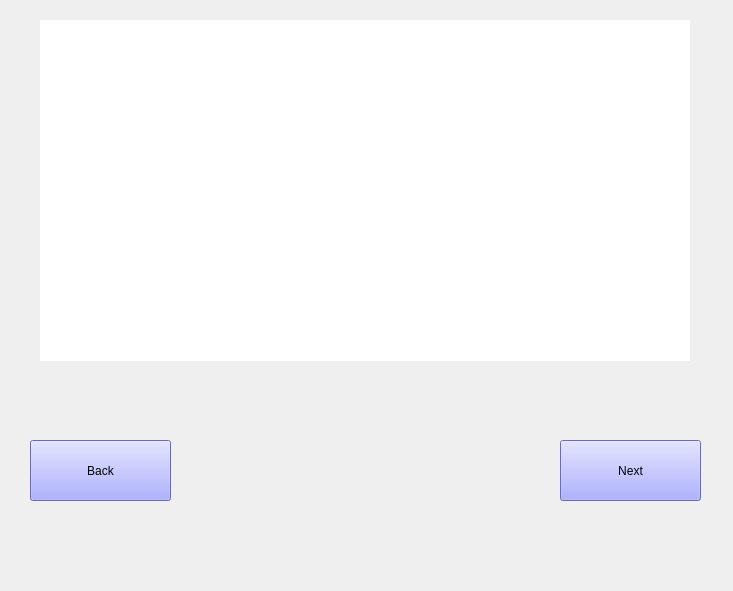
<?xml version="1.0" encoding="UTF-8"?>
<ui version="4.0">
 <class>Form</class>
 <widget class="QWidget" name="Form">
  <property name="geometry">
   <rect>
    <x>0</x>
    <y>0</y>
    <width>733</width>
    <height>591</height>
   </rect>
  </property>
  <property name="windowTitle">
   <string>Form</string>
  </property>
  <widget class="QPushButton" name="bt_prev">
   <property name="geometry">
    <rect>
     <x>30</x>
     <y>440</y>
     <width>141</width>
     <height>61</height>
    </rect>
   </property>
   <property name="styleSheet">
    <string notr="true">font: 18pt &quot;Franklin Gothic Demi&quot;;
background-color: rgb(148, 150, 255);</string>
   </property>
   <property name="text">
    <string>Back</string>
   </property>
  </widget>
  <widget class="QPushButton" name="bt_next">
   <property name="geometry">
    <rect>
     <x>560</x>
     <y>440</y>
     <width>141</width>
     <height>61</height>
    </rect>
   </property>
   <property name="styleSheet">
    <string notr="true">font: 18pt &quot;Franklin Gothic Demi&quot;;
background-color: rgb(148, 150, 255);</string>
   </property>
   <property name="text">
    <string>Next</string>
   </property>
  </widget>
  <widget class="QListWidget" name="listWidget">
   <property name="geometry">
    <rect>
     <x>40</x>
     <y>20</y>
     <width>650</width>
     <height>341</height>
    </rect>
   </property>
   <property name="sizePolicy">
    <sizepolicy hsizetype="Fixed" vsizetype="Fixed">
     <horstretch>0</horstretch>
     <verstretch>0</verstretch>
    </sizepolicy>
   </property>
   <property name="minimumSize">
    <size>
     <width>650</width>
     <height>0</height>
    </size>
   </property>
   <property name="maximumSize">
    <size>
     <width>650</width>
     <height>16777215</height>
    </size>
   </property>
   <property name="frameShape">
    <enum>QFrame::NoFrame</enum>
   </property>
   <property name="selectionMode">
    <enum>QAbstractItemView::NoSelection</enum>
   </property>
   <property name="resizeMode">
    <enum>QListView::Fixed</enum>
   </property>
   <property name="selectionRectVisible">
    <bool>false</bool>
   </property>
   <property name="sortingEnabled">
    <bool>false</bool>
   </property>
  </widget>
 </widget>
 <resources/>
 <connections/>
</ui>
